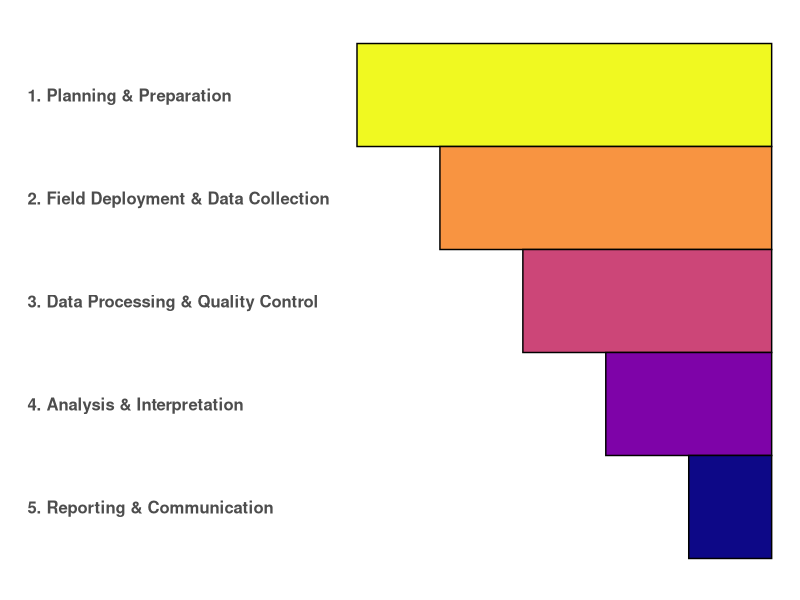

Write R code to recreate this figure.
library(ggplot2)
library(dplyr)
library(viridis)  # Colorblind-friendly palette

# Define steps and sizes
steps <- data.frame(
  step = factor(c("1. Planning & Preparation", "2. Field Deployment & Data Collection", 
                  "3. Data Processing & Quality Control", "4. Analysis & Interpretation", 
                  "5. Reporting & Communication"), levels = rev(c("1. Planning & Preparation", 
                                                                  "2. Field Deployment & Data Collection", "3. Data Processing & Quality Control", 
                                                                  "4. Analysis & Interpretation", "5. Reporting & Communication"))),
  size = c(5, 4, 3, 2, 1) # Defines the relative width of each step
)

# Create an upside-down triangle chart
ggplot(steps, aes(x = size, y = step, fill = step)) +
  geom_col(width = 1, show.legend = FALSE, color = "black") +  # Add black outline
  scale_x_reverse() +  # Flip so it gets narrower at the bottom
  scale_fill_viridis_d(option = "C") +  # Use a colorblind-friendly discrete palette
  theme_minimal() +
  labs(title = "", 
       x = "", y = "") +
  theme(axis.text.y = element_text(size = 12, face = "bold", hjust = 0),  # Left-align text
        axis.text.x = element_blank(),
        panel.grid = element_blank(),
        plot.title = element_text(hjust = 0, face = "bold"))

# Save as PNG (High-Resolution)
ggsave("science_project_phases.png", plot, width = 16, height = 9, dpi = 300, units = "in")
